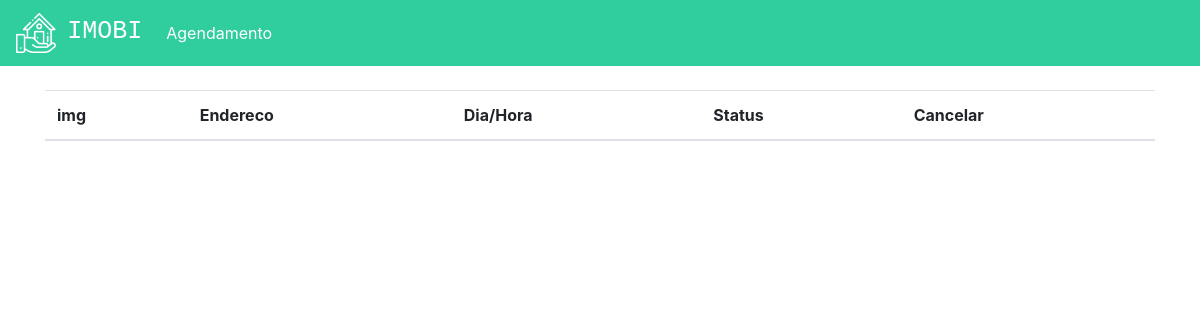
The page /agendamentos (signed in) on the database as committed earlier.
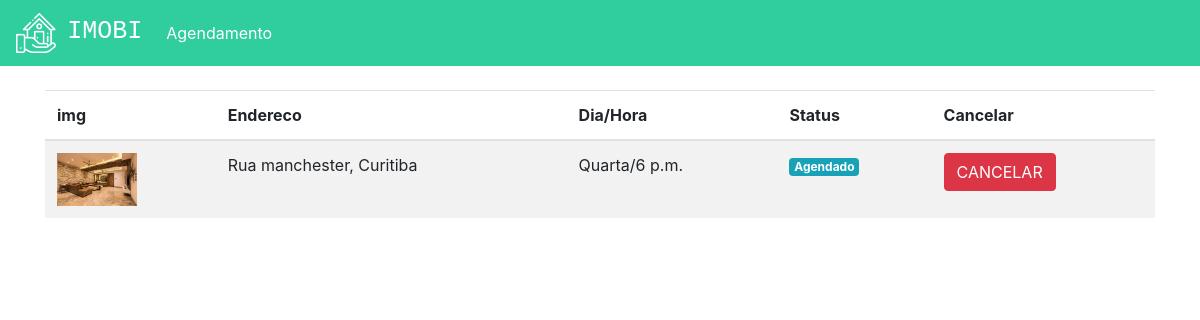
The same page on the database as committed later.
### plataforma/models.py (models this page shows, shortened)
class Visitas(models.Model):
    choices = (('S', 'Segunda'),
                ('T', 'Terça'),
                ('Q', 'Quarta'),
                ('QI', 'Quinta'),
                ('SE', 'Sexta'),
                ('SA', 'Sabado'),
                ('D', 'Domingo'))
    choices_status = (('A', 'Agendado'),
                      ('F', 'Finalizado'),
                      ('C', 'Cancelado'))
    imovel = models.ForeignKey(Imovei, on_delete=models.DO_NOTHING)
    usuario = models.ForeignKey(User, on_delete=models.DO_NOTHING)
    dia = models.CharField(max_length=20)
    horario = models.TimeField()
    status = models.CharField(max_length=1, choices=choices_status, default="A")

class Imovei(models.Model):
    choices = (('V', 'Venda'),
               ('A', 'Aluguel'))
    choices_imovel = (('A', 'Apartamento'),
                      ('C', 'Casa'))
    imagens = models.ManyToManyField(Imagem)
    valor = models.FloatField()
    quartos = models.IntegerField()
    tamanho = models.FloatField()
    cidade = models.ForeignKey(Cidade, on_delete=models.DO_NOTHING)
    rua = models.CharField(max_length=50)
    tipo = models.CharField(max_length=1, choices=choices)
    tipo_imovel = models.CharField(max_length=1, choices=choices_imovel)
    numero = models.IntegerField()
    descricao = models.TextField()
    dias_visita = models.ManyToManyField(DiasVisita)
    horarios = models.ManyToManyField(Horario)

class Imagem(models.Model):
    img = models.ImageField(upload_to='img')
    def __str__(self) -> str:
        return self.img.url

class Cidade(models.Model):
    nome = models.CharField(max_length=30)
    def __str__(self) -> str:
        return self.nome

### plataforma/views.py (the view)
# urls.py: path("agendamentos", views.agendamentos, name="agendamentos"),
def agendamentos(request):
    visitas = Visitas.objects.filter(usuario=request.user)
    return render(request, "agendamentos.html", {'visitas': visitas})

### plataforma/templates/agendamentos.html (shortened to what this page needs)
{% extends 'base.html' %}
{% load static %}
{% block 'head' %}
<link rel="stylesheet" href="{% static 'plataforma/css/home.css' %}">
{% endblock  %}
{% block 'body' %}
    <div class="container">
        <br>
        <table class="table table-striped">
        <thead>
            <tr>
                <th scope="col">img</th>
                <th scope="col">Endereco</th>
                <th scope="col">Dia/Hora</th>
                <th scope="col">Status</th>
                <th scope="col">Cancelar</th>
            </tr>
        </thead>
        <tbody>
            {% for visita in visitas %}
                <tr>
                    <th><img width="80" src="{{visita.imovel.imagens.all.0}}"></th>
                    <td>{{visita.imovel.rua}}, {{visita.imovel.cidade}}</td>
                    <td>{{visita.dia}}/{{visita.horario}}</td>
                    <td>
                        {% if visita.status == "A" %}
                            <span class="badge badge-info">Agendado</span>
                        {% endif %}
                    </td>
                    <td>
                        {% if visita.status == "A" %}
                            <a href="{% url 'cancelar_agendamento' visita.id %}" class="btn btn-danger">CANCELAR</a>
                        {% else %}
                            <a href="" class="btn btn-danger disabled">CANCELAR</a>
                        {% endif %}
                    </td>
                </tr>
            {% endfor %}
        </tbody>
    </table>
    </div>
{% endblock  %}

Rows that differ between the two databases and show on the page:
added Visitas: imovel.imagens.all.0 (picture), imovel.rua "Rua manchester", imovel.cidade "Curitiba", dia "Quarta", horario "6 p.m.", status "Agendado"
